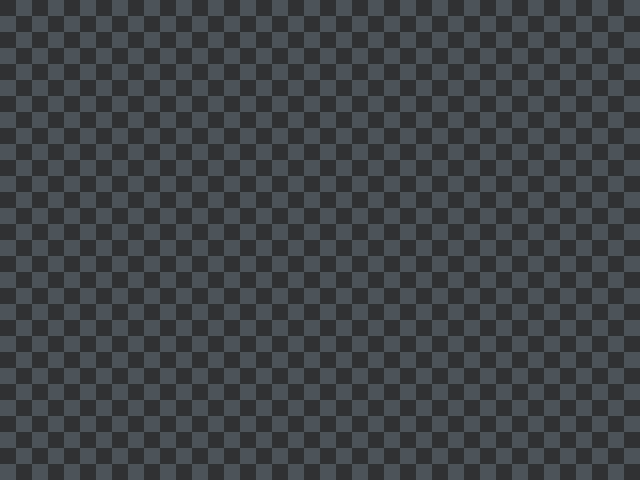

The image is a tile-based game level rendered from a .tmx file. Its description and complete source (layers, tilesets, objects, tile grids) follow:
An orthogonal 20x15 tile map with 32x32 px tiles, 1 tile layer (Tile Layer 1).

<map version="1.10" tiledversion="1.11.2" orientation="orthogonal" renderorder="right-down" width="20" height="15" tilewidth="32" tileheight="32" infinite="0" nextlayerid="2" nextobjectid="1">
 <tileset firstgid="1" name="TemplateTileset" tilewidth="32" tileheight="32" tilecount="56" columns="7">
  <image source="../Tilesets/TemplateTileset.png" width="224" height="256" />
 </tileset>
 <layer id="1" name="Tile Layer 1" width="20" height="15">
  <data encoding="csv">
7,7,7,7,7,7,7,7,7,7,7,7,7,7,7,7,7,7,7,7,
7,7,7,7,7,7,7,7,7,7,7,7,7,7,7,7,7,7,7,7,
7,7,7,7,7,7,7,7,7,7,7,7,7,7,7,7,7,7,7,7,
7,7,7,7,7,7,7,7,7,7,7,7,7,7,7,7,7,7,7,7,
7,7,7,7,7,7,7,7,7,7,7,7,7,7,7,7,7,7,7,7,
7,7,7,7,7,7,7,7,7,7,7,7,7,7,7,7,7,7,7,7,
7,7,7,7,7,7,7,7,7,7,7,7,7,7,7,7,7,7,7,7,
7,7,7,7,7,7,7,7,7,7,7,7,7,7,7,7,7,7,7,7,
7,7,7,7,7,7,7,7,7,7,7,7,7,7,7,7,7,7,7,7,
7,7,7,7,7,7,7,7,7,7,7,7,7,7,7,7,7,7,7,7,
7,7,7,7,7,7,7,7,7,7,7,7,7,7,7,7,7,7,7,7,
7,7,7,7,7,7,7,7,7,7,7,7,7,7,7,7,7,7,7,7,
7,7,7,7,7,7,7,7,7,7,7,7,7,7,7,7,7,7,7,7,
7,7,7,7,7,7,7,7,7,7,7,7,7,7,7,7,7,7,7,7,
7,7,7,7,7,7,7,7,7,7,7,7,7,7,7,7,7,7,7,7
</data>
 </layer>
</map>
